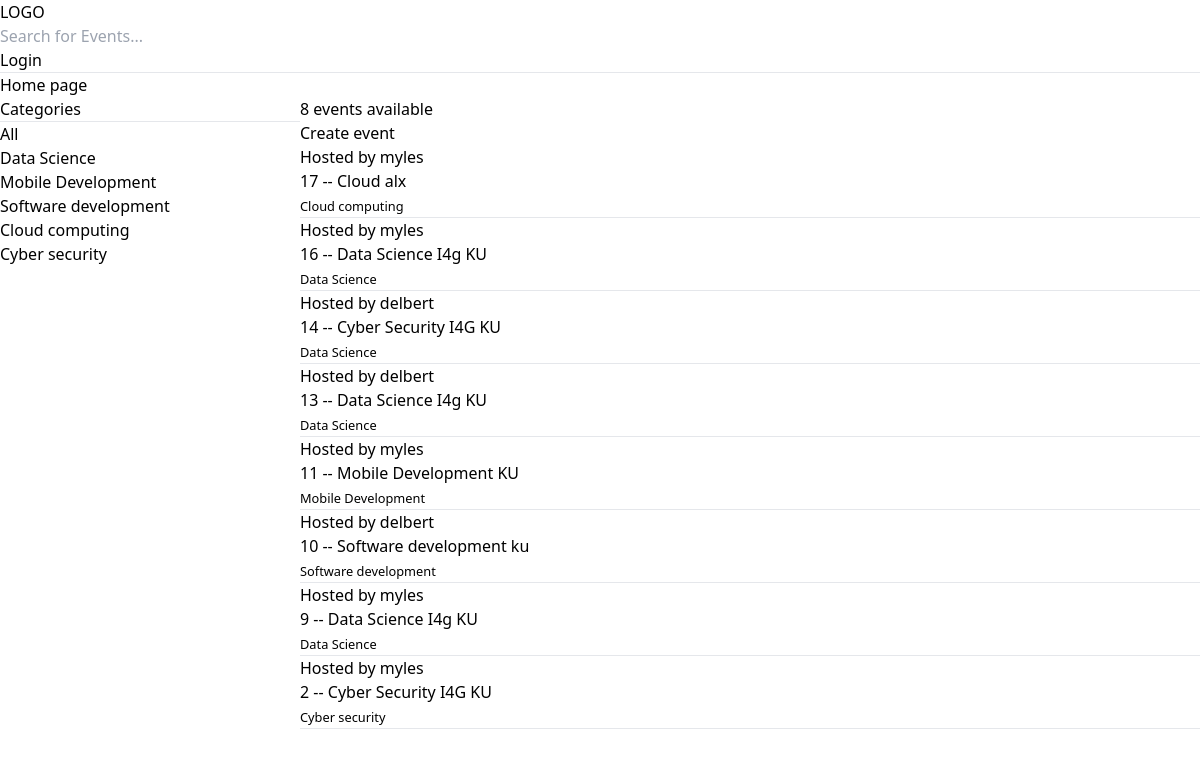
The page / on the database its author committed.
### base/models.py (models this page shows, shortened)
class Topic(models.Model):
    name = models.CharField(max_length=100)

class Event(models.Model):
    host = models.ForeignKey(User, on_delete=models.SET_NULL, null=True)
    topic = models.ForeignKey(Topic, on_delete=models.SET_NULL, null=True)
    name = models.CharField(max_length=50)
    description = models.TextField(null=True, blank=True)
    updated = models.DateTimeField(auto_now=True)
    created = models.DateTimeField(auto_now_add=True)
    class Meta:
        ordering = ['-updated', '-created']

### base/views.py (the view)
# urls.py: path('', views.home, name="home"),
def home(request):
    events = Event.objects.all()
    topics = Topic.objects.all()
    q = request.GET.get('q') if request.GET.get('q') != None else '' #variable to query
    events = Event.objects.filter(Q(topic__name__icontains=q) | Q(name__icontains=q) | Q(host__username__icontains=q)) #Filters the events according to the topic name
    event_count = events.count()
    context = {'events': events, 'topics':topics, 'event_count':event_count}
    return render(request, 'base/home.html',context)

### base/templates/base/home.html (shortened to what this page needs)
{% extends 'main.html'  %}
{% block content  %}
<h1>Home page</h1>
<div class="home-container">
    <div>
        Categories
        <hr>
        <div>
            <a href="{% url 'home'%}">All</a>
        </div>
        {% for topic in topics%}
            <div>
                <a href="{% url 'home'%}?q={{topic.name}}" class="text-red-600">{{topic.name}}</a>
            </div>
        {% endfor %}
    </div>
    <div>
        <h3> {{event_count}} events available</h3>
        <a href="{% url 'create-event' %}">Create event</a>
    {% for event in events %}
    <div>
        <h6>Hosted by {{event.host.username}}</h6>
        <h5> {{event.id}} -- <a href="{% url 'event' event.id %}"> {{event.name}}</a></h5>
        <small>{{event.topic.name}}</small>
        <hr>
    </div>
    {% endfor %}
    </div>
</div>
{%  endblock %}

### base/templates/base/home.html (style rules this page uses)
.home-container { display: grid; grid-template-columns: 1fr 3fr; }

### rows shown on the page
Topic: name "Data Science"
Topic: name "Mobile Development"
Topic: name "Software development"
Topic: name "Cloud computing"
Topic: name "Cyber security"
Event: host.username "myles", id "17", name "Cloud alx", topic.name "Cloud computing"
Event: host.username "myles", id "16", name "Data Science I4g KU", topic.name "Data Science"
Event: host.username "delbert", id "14", name "Cyber Security I4G KU", topic.name "Data Science"
Event: host.username "delbert", id "13", name "Data Science I4g KU", topic.name "Data Science"
Event: host.username "myles", id "11", name "Mobile Development KU", topic.name "Mobile Development"
Event: host.username "delbert", id "10", name "Software development ku", topic.name "Software development"
Event: host.username "myles", id "9", name "Data Science I4g KU", topic.name "Data Science"
Event: host.username "myles", id "2", name "Cyber Security I4G KU", topic.name "Cyber security"

### other values the page prints
{{ event_count }} "8"
